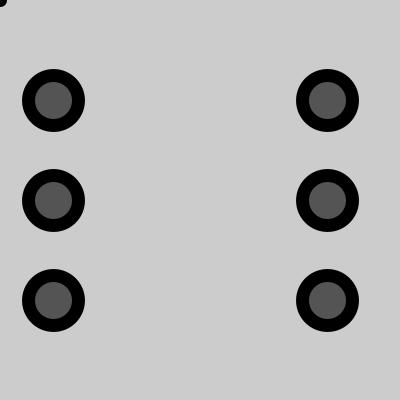
Frame 1 (no input)
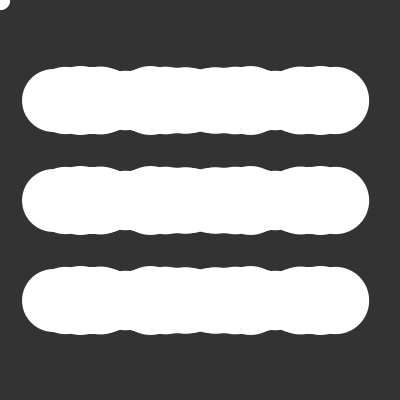
Frame 60 (the mouse pressed at the canvas centre just before this capture)
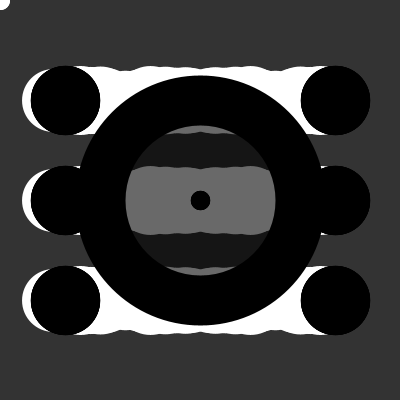
Frame 120 (the mouse held since frame 60 and released just before this capture)

The Processing sketch that drew these frames (run headless with seeded random() and noise(); from frame 60 on, the mouse is pressed at the canvas centre):

// Processing sketch: processing_41814
// ── processing_41814.pde

float r = 0;
float b = 0;
float g = 0;

int horiz = 50;
int horizo = 330;
int horizu = 50;
int horizd = 330;
int horizuo = 330;
int horizdo = 50;
int speed = 3;

void setup(){
  size(400,400);
}

void draw(){
  horiz = horiz + speed;
  horizo = horizo - speed;
  horizu = horizu + speed;
  horizd = horizd - speed;
  horizuo = horizuo - speed;
  horizdo = horizdo + speed;
  
  strokeWeight(random(20));
  stroke(r,g,b);
  line(mouseX,mouseY,mouseY,mouseX);
  
  fill(r,g,b,150);
  ellipse(horiz,200,50,50);
  tint(255, 50);
  
  fill(b,r,g,150);
  ellipse(horizo,200,50,50);
  
  fill(r,b,g,150);
  ellipse(horizu,300,50,50);
  
  fill(g,r,b,150);
  ellipse(horizd,100,50,50);
  
  fill(r,g,b,150);
  ellipse(horizdo,100,50,50);
  
  fill(g,r,b,150);
  ellipse(horizuo,300,50,50);
  
  if(horiz >= 330){
  horiz = 330;
  horizo = 70;
  horizu = 330;
  horizd = 70;
  horizdo = 330;
  horizuo = 70;
  }
  
  if(horiz <= 70){
    horiz = 70;
    horizo = 330;
    horizu = 70;
    horizd = 330;
    horizdo = 70;
    horizuo = 330;
  }
    if(mouseX <= 200){
    speed = 5;
  }
    if(mouseX > 200){
    speed = -5;
  }
    if(mouseX > 200) {
   r = r + 2;
  } else {
   r = r - 2;
}
  if (mouseY > 200) {
   b = b + 2;
  } else {
   b = b - 2;
}
  
  r = constrain(r,0,255);
  g = constrain(g,0,255);
  b = constrain(b,0,255);
  
  strokeWeight(50);
  stroke(r,g,b);
  ellipse(mouseX,mouseY,mouseX-pmouseX,mouseX-pmouseX);
  
  if(mouseX > 200) {
   r = r + 2;
  } else {
   r = r - 2;
}
  if (mouseY > 200) {
   b = b + 2;
  } else {
   b = b - 2;
}
  
  r = constrain(r,0,255);
  g = constrain(g,0,255);
  b = constrain(b,0,255);
}


void mouseMoved() {
  fill(r,g,b);
}

void mousePressed() {
  filter(INVERT);
}
